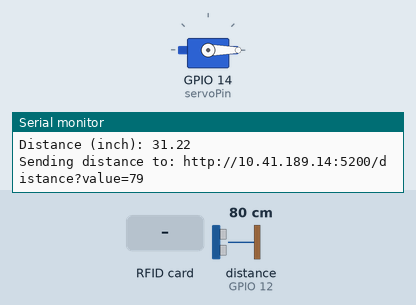
A sketch run on a simulated ESP32. Shown: servo, the last lines printed to the serial monitor. Wiring (inferred from the names in the program): ultrasonic range finder: trigger GPIO 13; echo GPIO 12. Inputs (shaded band) come from the test bench; at power-on: distance to the obstacle (sensor on GPIO 12) 80 cm. The echo pulse lasts 58.3 µs per cm; WiFi joins after 1.5 s; servers stay silent unless stated; uploads are accepted with an empty reply.

Above: at 3.2 s.
3.3 s: RFID card DA 27 34 16 held to the reader
At 3.8 s:
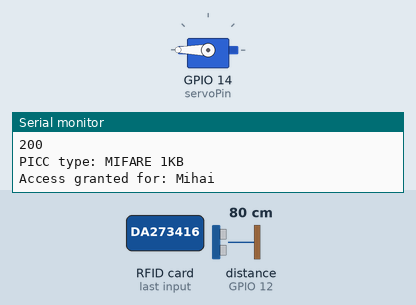
4.8 s: RFID card A1 B2 C3 D4 held to the reader
6.3 s: distance to the obstacle (sensor on GPIO 12) set to 153 cm
At 8.8 s:
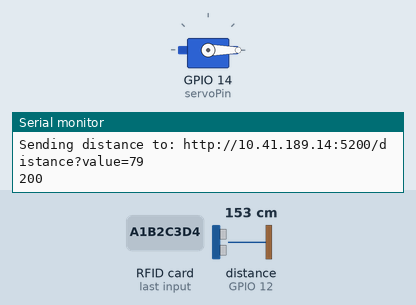
9.2 s: distance to the obstacle (sensor on GPIO 12) set to 18 cm
12.2 s: RFID card 5E 7A 19 C4 held to the reader
Timing chart, 0 to 14.7 s (numbered marks = the images above; inputs shaded):
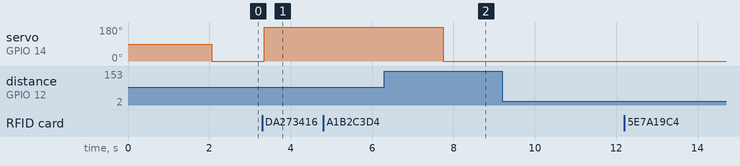

Measured:
- after the input at 3.3 s, servo on GPIO 14 (servoPin): 0° → 180° after 0.05 s
- after the input at 6.3 s, servo on GPIO 14 (servoPin): 180° → 0° after 1.5 s instead of 1.9 s

The sketch:

esp32-cod.ino
```cpp
const int trigPin = 13;
const int echoPin = 12;

//define sound speed in cm/uS
#define SOUND_SPEED 0.034
#define CM_TO_INCH 0.393701

#include <WiFi.h>
#include <HTTPClient.h>

#include <SPI.h>
#include <MFRC522.h>

#include <ESP32Servo.h>

#define SS_PIN 5
#define RST_PIN 0

#define servoPin 14

#define LOOP_DELAY 1000

long reqDelay;
long openTime;

Servo servo1;

// conectivitate
const char* ssid = "UPB-Guest";       // Nombre de tu red Wi-Fi
const char* password = NULL; // Contraseña de tu red Wi-Fi
const char* serverAddress = "10.41.189.14:5200"; // Cambia la dirección IP con la de tu PC

HTTPClient http;

// distanta
long duration;
float distanceCm;
float distanceInch;

// rfid
MFRC522 rfid(SS_PIN, RST_PIN); // Instance of the class
MFRC522::MIFARE_Key key;

// Define a structure to hold card UID and name
struct Card {
  byte uid[4];
  const char* name;
};

// List of valid cards
Card validCards[] = {
  {{0xDA, 0x27, 0x34, 0x16}, "Mihai"},
  {{0xA1, 0xB2, 0xC3, 0xD4}, "Jane Smith"}, // Add more cards as needed
  // Add more valid cards here
};
// Number of valid cards
const int numValidCards = sizeof(validCards) / sizeof(validCards[0]);

// Init array that will store new NUID
byte nuidPICC[4];

void setup() {
  Serial.begin(115200); // Starts the serial communication
  pinMode(trigPin, OUTPUT); // Sets the trigPin as an Output
  pinMode(echoPin, INPUT); // Sets the echoPin as an Input

  reqDelay = 0;

  WiFi.begin(ssid, password);

  while (WiFi.status() != WL_CONNECTED) {
    delay(1000);
    Serial.println("Connecting to WiFi..."); // poate stergem
  }

  Serial.println("Connected to WiFi");
  http.begin(serverAddress);

  SPI.begin(); // Init SPI bus
  rfid.PCD_Init(); // Init MFRC522

  for (byte i = 0; i < 6; i++) {
    key.keyByte[i] = 0xFF;
  }

  Serial.println(F("This code scans the MIFARE Classic NUID."));
  Serial.print(F("Using the following key: "));
  printHex(key.keyByte, MFRC522::MF_KEY_SIZE);

  servo1.attach(servoPin);
  openTime = 0;
}

void loop() {
  // Clears the trigPin
  digitalWrite(trigPin, LOW);
  delayMicroseconds(2);
  // Sets the trigPin on HIGH state for 10 micro seconds
  digitalWrite(trigPin, HIGH);
  delayMicroseconds(10);
  digitalWrite(trigPin, LOW);

  if (openTime > 0) {
    openTime -= LOOP_DELAY;
  } else {
    openTime = 0;
    servo1.write(0);
  }

  // Reads the echoPin, returns the sound wave travel time in microseconds
  duration = pulseIn(echoPin, HIGH);

  // Calculate the distance
  distanceCm = duration * SOUND_SPEED/2;

  // Convert to inches
  distanceInch = distanceCm * CM_TO_INCH;


  // Prints the distance in the Serial Monitor
  if (distanceCm <= 150) {
    Serial.print("Distance (cm): ");
    Serial.println(distanceCm);
    Serial.print("Distance (inch): ");
    Serial.println(distanceInch);
  }

  if (distanceCm <= 150)
    if (reqDelay == 0) {
      sendDistance(distanceCm);
      reqDelay = 10000;
    } else {
      reqDelay -= LOOP_DELAY;
    }

  // Reset the loop if no new card present on the sensor/reader. This saves the entire process when idle.
  if (!rfid.PICC_IsNewCardPresent()) {
    return;
  }

  // Verify if the NUID has been read
  if (!rfid.PICC_ReadCardSerial()) {
    return;
  }

  Serial.print(F("PICC type: "));
  MFRC522::PICC_Type piccType = rfid.PICC_GetType(rfid.uid.sak);
  Serial.println(rfid.PICC_GetTypeName(piccType));

  // Check if the PICC is of Classic MIFARE type
  if (piccType != MFRC522::PICC_TYPE_MIFARE_MINI &&
      piccType != MFRC522::PICC_TYPE_MIFARE_1K &&
      piccType != MFRC522::PICC_TYPE_MIFARE_4K) {
    Serial.println(F("Your tag is not of type MIFARE Classic."));
    return;
  }

  // Check if the card UID matches any valid card
  int validIndex = isCardValid(rfid.uid.uidByte, rfid.uid.size);
  if (validIndex != -1) {
    Serial.print(F("Access granted for: "));
    Serial.println(validCards[validIndex].name);
    servo1.write(180);
    openTime = 50 * LOOP_DELAY;
  } else {
    Serial.println(F("Access denied."));
  }

  // Halt PICC
  rfid.PICC_HaltA();

  // Stop encryption on PCD
  rfid.PCD_StopCrypto1();

  delay(LOOP_DELAY);
}

// Helper function to check if the card UID matches any valid card
int isCardValid(byte *cardUID, byte length) {
  for (int i = 0; i < numValidCards; i++) {
    if (length == sizeof(validCards[i].uid)) {
      boolean match = true;
      for (byte j = 0; j < length; j++) {
        if (cardUID[j] != validCards[i].uid[j]) {
          match = false;
          break;
        }
      }
      if (match) {
        return i; // Return the index of the valid card
      }
    }
  }
  return -1; // No match found
}

/**
 * Helper routine to dump a byte array as hex values to Serial.
 */
void printHex(byte *buffer, byte bufferSize) {
  for (byte i = 0; i < bufferSize; i++) {
    Serial.print(buffer[i] < 0x10 ? " 0" : " ");
    Serial.print(buffer[i], HEX);
  }
  Serial.println();
}

/**
 * Helper routine to dump a byte array as dec values to Serial.
 */
void printDec(byte *buffer, byte bufferSize) {
  for (byte i = 0; i < bufferSize; i++) {
    Serial.print(buffer[i] < 0x10 ? " 0" : " ");
    Serial.print(buffer[i], DEC);
  }
  Serial.println();
}


void sendDistance(long distance) {
  if (WiFi.status() == WL_CONNECTED) {
    HTTPClient http;
    String serverPath = String("http://10.41.189.14:5200/distance?value=") + String(distance);

    Serial.print("Sending distance to: ");
    Serial.println(serverPath);

    http.begin(serverPath.c_str());
    int httpResponseCode = http.GET();

    if (httpResponseCode > 0) {
      String response = http.getString();
      Serial.println(httpResponseCode);
      Serial.println(response);
    } else {
      Serial.print("Error on sending GET: ");
      Serial.println(httpResponseCode);
    }

    http.end();
  } else {
    Serial.println("WiFi Disconnected");
  }
}
```
